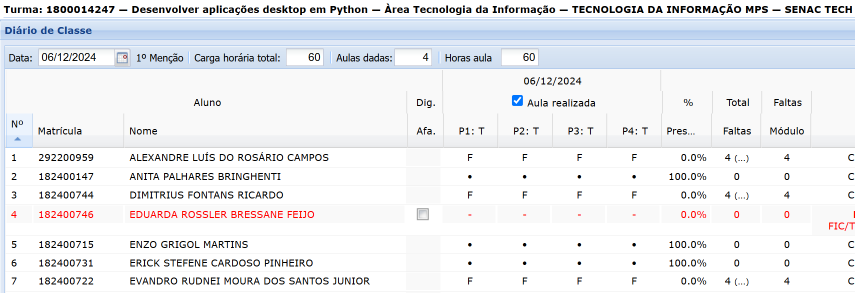
#> input picture chamada/imagens/Screenshot 2024-12-06 204942.png, 1709 x 586 px (shown at 1/2 size); its folder holds only this picture in this run
$ python main.py
#> lines starting #> are read from the running program, lines starting #| are printed output that depends on the picture; after the words box and inside, x2 and y2 are one past the last pixel; in counts of white or black regions, pixels touching at a corner belong together
### chamada/processamento.py
import cv2
import numpy as np
import pytesseract
from pathlib import Path
import os
from dotenv import load_dotenv

load_dotenv()

# Configuração do Tesseract
pytesseract.pytesseract.tesseract_cmd = os.getenv('TESSERACT_PATH')

def mostrar_imagem(imagem, titulo="Imagem"):
    """
    Mostra uma imagem em uma janela.
    """
    # Redimensionar para um tamanho máximo de 800x800 mantendo a proporção
    altura, largura = imagem.shape[:2]
    max_dim = 800
    if altura > max_dim or largura > max_dim:
        if altura > largura:
            nova_altura = max_dim
            nova_largura = int(largura * (max_dim / altura))
        else:
            nova_largura = max_dim
            nova_altura = int(altura * (max_dim / largura))
        imagem = cv2.resize(imagem, (nova_largura, nova_altura))

    cv2.imshow(titulo, imagem)
    cv2.waitKey(0)
    cv2.destroyAllWindows()

def preprocessar_imagem(imagem_path):
    """
    Realiza o pré-processamento da imagem para melhorar o OCR.
    """
    # Carregar imagem
    img = cv2.imread(str(imagem_path))
#> img is the input picture: shape (586, 1709, 3); mean B, G, R 240.5, 237.1, 235.2
    if img is None:
        raise Exception(f"Não foi possível carregar a imagem: {imagem_path}")

    # Mostrar imagem original
    mostrar_imagem(img, "Imagem Original")

    # Converter para escala de cinza
    img_gray = cv2.cvtColor(img, cv2.COLOR_BGR2GRAY)
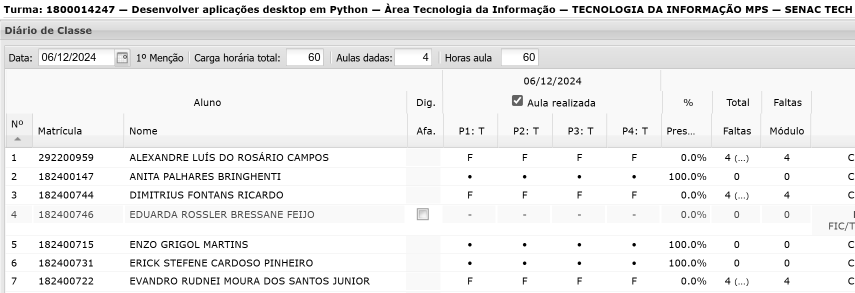
#> img_gray: shape (586, 1709) (shown at 1/2 size); min 0, max 255, mean 236.9

    # Aumentar contraste usando equalização de histograma
    img_gray = cv2.equalizeHist(img_gray)
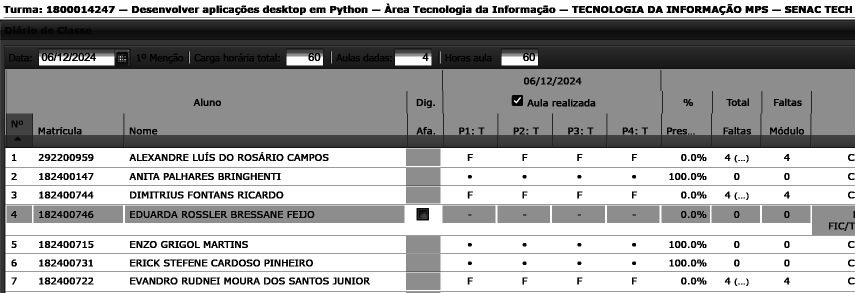
#> img_gray: shape (586, 1709) (shown at 1/2 size); min 0, max 255, mean 160.8
    mostrar_imagem(img_gray, "Escala de Cinza com Contraste Melhorado")
#> call 2 of mostrar_imagem, with titulo = 'Escala de Cinza com Contraste Melhorado'
#> in mostrar_imagem (call 2), `imagem = cv2.resize(imagem, (nova_largura, nova_altura))`:
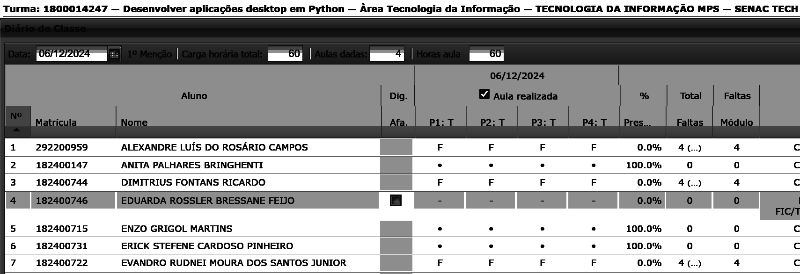
#> imagem: shape (274, 800); min 0, max 255, mean 160.2

    # Aplicar threshold adaptativo com parâmetros ajustados
    img_thresh = cv2.adaptiveThreshold(
        img_gray, 255, cv2.ADAPTIVE_THRESH_GAUSSIAN_C, cv2.THRESH_BINARY, 21, 11
    )
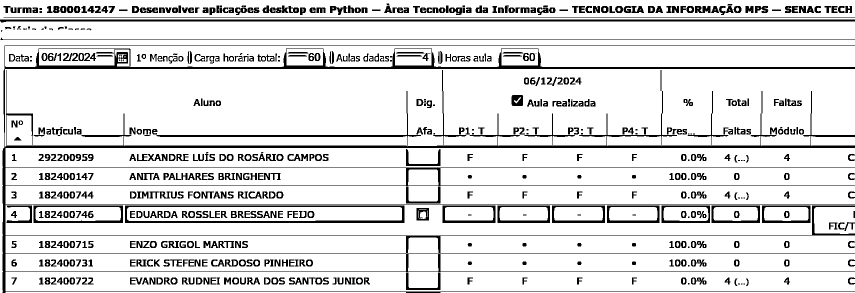
#> img_thresh: shape (586, 1709) (shown at 1/2 size); 87.3% white; 657 black regions (70 under 20 px), largest, box (x1, y1, x2, y2) and area: (5, 91, 1709, 586) 42987, (0, 39, 1709, 45) 6851, (250, 411, 809, 446) 4358
    mostrar_imagem(img_thresh, "Threshold Adaptativo")
#> call 3 of mostrar_imagem, with titulo = 'Threshold Adaptativo'
#> in mostrar_imagem (call 3), `imagem = cv2.resize(imagem, (nova_largura, nova_altura))`:
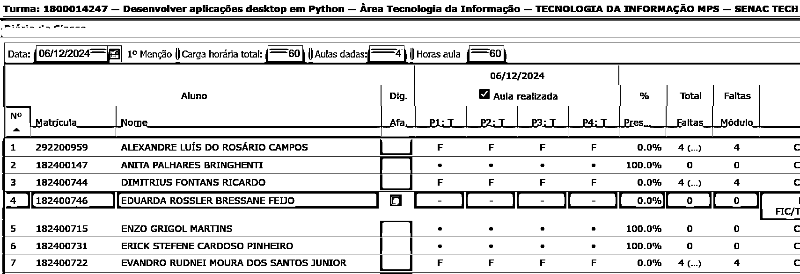
#> imagem: shape (274, 800); min 0, max 255, mean 221.6

    # Remover ruído com filtro bilateral
    img_denoise = cv2.bilateralFilter(img_thresh, 9, 75, 75)
    mostrar_imagem(img_denoise, "Remoção de Ruído")

    # Aplicar operações morfológicas para melhorar a qualidade do texto
    kernel = np.ones((2,2), np.uint8)
    img_morph = cv2.morphologyEx(img_denoise, cv2.MORPH_CLOSE, kernel)
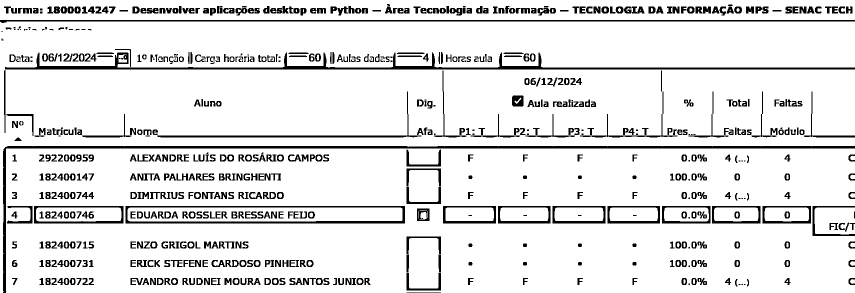
#> img_morph: shape (586, 1709) (shown at 1/2 size); min 0, max 255, mean 227.8
    mostrar_imagem(img_morph, "Morfologia")
#> in mostrar_imagem (call 5), `imagem = cv2.resize(imagem, (nova_largura, nova_altura))`:
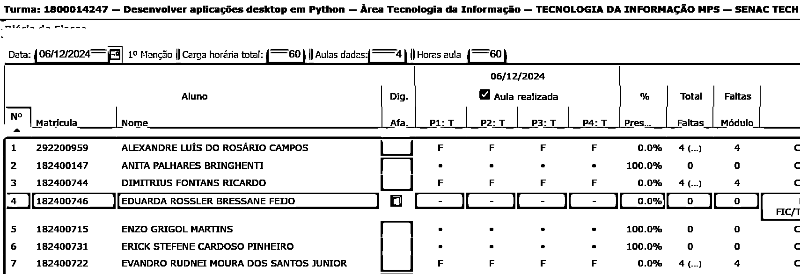
#> imagem: shape (274, 800); min 0, max 255, mean 228.2

    # Criar diretório para debug se não existir
    debug_dir = Path(__file__).parent / "debug_images"
    debug_dir.mkdir(exist_ok=True)

    # Salvar imagens de cada etapa
    cv2.imwrite(str(debug_dir / "1_original.png"), img)
    cv2.imwrite(str(debug_dir / "2_grayscale.png"), img_gray)
    cv2.imwrite(str(debug_dir / "3_threshold.png"), img_thresh)
    cv2.imwrite(str(debug_dir / "4_denoised.png"), img_denoise)
    cv2.imwrite(str(debug_dir / "5_morphology.png"), img_morph)

    return img_morph

def extrair_texto(imagem_processada):
    """
    Extrai texto da imagem usando OCR com configurações otimizadas.
    """
    # Configurar parâmetros do OCR otimizados para tabelas
    custom_config = '--oem 3 --psm 6 -c preserve_interword_spaces=1 -c tessedit_char_whitelist=ABCDEFGHIJKLMNOPQRSTUVWXYZ0123456789-.'

    # Realizar OCR
    texto = pytesseract.image_to_string(
        imagem_processada,
        config=custom_config
    )

    return texto

# [38 lines left out: function processar_faltas, not called in this run]

def processar_chamada(imagem_path):
    """
    Função principal que processa a imagem da chamada e retorna os alunos com falta.
    """
    # Pré-processar imagem
    img_processada = preprocessar_imagem(imagem_path)

    # Extrair texto
    texto = extrair_texto(img_processada)

    # Processar faltas
    alunos_falta = processar_faltas(texto)

    return alunos_falta

# [7 lines left out: function salvar_debug_image, not called in this run]

### chamada/main.py
from pathlib import Path
from processamento import processar_chamada
from email_sender import enviar_email
import sys

def main():
    # Criar diretório de imagens se não existir
    script_dir = Path(__file__).parent
    imagens_dir = script_dir / "imagens"
    imagens_dir.mkdir(exist_ok=True)

    # Verificar se há imagens na pasta
    imagens = list(imagens_dir.glob("*.png")) + list(imagens_dir.glob("*.jpg"))

    if not imagens:
        print("Nenhuma imagem encontrada na pasta 'imagens/'")
        print("Por favor, adicione uma imagem de chamada (.png ou .jpg) na pasta.")
        return

    # Processar a primeira imagem encontrada
    imagem_path = imagens[0]
    print(f"Processando imagem: {imagem_path}")

    try:
        # Processar a chamada
        alunos_falta = processar_chamada(imagem_path)

        if not alunos_falta:
            print("\n=== RESULTADO DA CHAMADA ===")
            print("✓ Todos os alunos presentes!")
            print("============================")
            return

        print("\n=== RESULTADO DA CHAMADA ===")
        print("Alunos ausentes detectados:")
        print("---------------------------")
        for i, aluno in enumerate(alunos_falta, 1):
            print(f"  {i}. {aluno}")
        print("============================")

        # Perguntar se deseja enviar e-mail
        resposta = input("\nDeseja enviar e-mail com esta lista? (s/n): ")

        if resposta.lower() == 's':
            print("\nEnviando e-mail...")
            sucesso = enviar_email(alunos_falta)
            if sucesso:
                print("✓ E-mail enviado com sucesso!")
            else:
                print("❌ Erro ao enviar e-mail. Verifique as configurações no arquivo .env")

    except Exception as e:
        print(f"Erro ao processar a imagem: {str(e)}")
        return

if __name__ == "__main__":
    main()
#> (the call stopped at in extrair_texto, `texto = pytesseract.image_to_string( imagem_processada, config=custom_..`: pytesseract is not available in this run)
